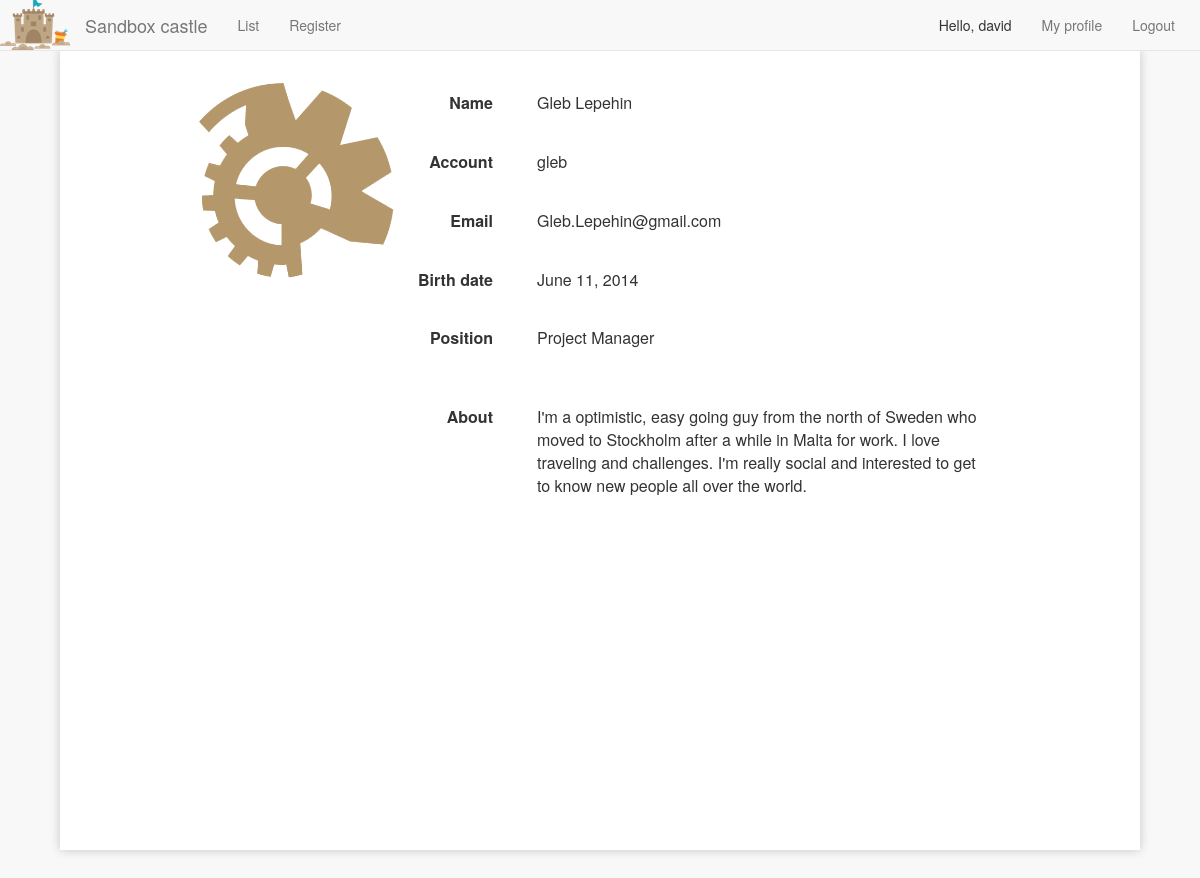
Screenshot of /user/gleb/ (signed in) with the database file from the repository.
### bug/models.py (models this page shows, shortened)
class Person(models.Model):
    account = models.CharField(max_length=30, primary_key=True)
    first_name = models.CharField(max_length=20, null=True)
    last_name = models.CharField(max_length=20, null=True)
    birthDate = models.DateField(null=True)
    email = models.CharField(max_length=40, null=True)
    sex = models.CharField(max_length=6)
    position = models.ForeignKey(Position, db_column="position", null=True)
    about = models.CharField(max_length=400, null=True)
    class Meta:
        db_table = 'person'

class Position(models.Model):
    position = models.CharField(max_length=40, primary_key=True)
    class Meta:
        db_table = 'position'
    def __unicode__(self):
        return self.position

### bug/views.py (the view, shortened to what this page needs)
# urls.py: url(r'^user/(?P<account>[a-zA-Z]+)/$', views.profile, name='profile'),
@login_required
def profile(request, account):
    if request.method == 'GET':
        positions = [row.position for row in Position.objects.all()]
        person = Person.objects.get(account=account)
        template = loader.get_template('profile.html')
        context = RequestContext(request, {
            'person': person,
            'current_profile': account,
            'positions': positions
        })
        return HttpResponse(template.render(context), content_type="text/html")

### bug/templates/profile.html (shortened to what this page needs)
{% load staticfiles %}
<html>
<head>
    <link rel="stylesheet" type="text/css" href="{% static "bower_components/bootstrap-datepicker/css/datepicker.css" %}">
    <link rel="stylesheet" type="text/css" href="{% static "bower_components/bootstrap/dist/css/bootstrap.css" %}">
    <link rel="stylesheet" type="text/css" href="{% static "js/style.css" %}">
</head>
<body>
{% include "navbar.html" with profile_page="true" current_profile=current_profile %}
<div class="container outer-big">
    <div class="container inner-big">
        <div class="col-md-2">
            <div class="row">
                <img src="{% static "img/profile.png" %}" alt="account image" style="width: 200px; height: 200px; -webkit-filter: hue-rotate(5deg) saturate(0.4);"/>
            </div>
        </div>
        <div class="col-md-10">
            <form id="edit_form">
            <dl id="user_data" class="dl-horizontal">
                <dt>Name</dt>
                <dd>
                    <span id="_firstname">{{ person.first_name }}</span> <span id="_lastname">{{ person.last_name }}</span>
                </dd>
                <dt>Account</dt>
                <dd>
                    <span id="_account">{{ person.account }}</span>
                </dd>
                <dt>Email</dt>
                <dd>
                    <span id="_email">{{ person.email }}</span>
                </dd>
                <dt>Birth date</dt>
                <dd>
                    <span id="_bday">{{ person.birthDate }}</span>
                </dd>
                <dt>Position</dt>
                <dd>
                    <span id="_position">{{ person.position }}</span>
                </dd>
                <dt style="margin-top: 20px">About</dt>
                <dd style="margin-top: 20px">
                    <span id="_about">{{ person.about }}</span>
                </dd>
            </dl>
            </form>
        </div>
    </div>
</div>
{% include "footer.html" %}
</body>
</html>

### bug/templates/navbar.html (shortened to what this page needs)
{% load staticfiles %}
<nav class="navbar navbar-default navbar-fixed-top" role="navigation">
    <a href="/" style="float: left"><img src="{% static "img/castle_logo.png" %}" alt="logo"/></a>
    <div class="navbar-header">
        <a class="navbar-brand" href="/">Sandbox castle</a>
    </div>
    <div class="collapse navbar-collapse" id="bs-example-navbar-collapse-1">
        <ul class="nav navbar-nav">
            <li {% if list_page %}class="active"{% endif %}><a href="/list">List</a></li>
            <li {% if register_page %}class="active"{% endif %}><a href="/add">Register</a></li>
        </ul>
        <ul class="nav navbar-nav navbar-right" style="margin-right: 10px;">
            {% if user.is_authenticated %}
                <li>
                    <p style="padding: 15px; margin: 0px">Hello, {{ user.username }}</p>
                </li>
                <li {% if profile_page and user.username == current_profile %}class="active"{% endif %}>
                    <a href="/user/{{ user.username }}">My profile</a>
                </li>
                <li>
                    <a href="/logout">Logout</a>
                </li>
            {% endif %}
        </ul>
    </div>
</nav>

### bug/static/js/style.css (style rules this page uses)
dt,dd { font-size: medium; font-family: "Helvetica Neue", Helvetica, Arial, sans-serif; padding: 12px; }
.container.outer-big { width: 90%; height: 100%; margin: auto; margin-top: 50px; padding-bottom: 50px; background-color: #ffffff; padding-top: 30px; box-shadow: 0 0 10px rgba(0,0,0,0.2); }
.container.inner-big { width: 80%; margin: auto; }

### rows the page displays
Person: first_name "Gleb", last_name "Lepehin", account "gleb", email "Gleb.Lepehin@gmail.com", birthDate "June 11, 2014", position "Project Manager", about "I'm a optimistic, easy going guy from the north of Sweden who moved to Stockholm after a while in Malta for work. I love traveling and challenges. I'm really social and interested to get to know new people all over the world."

### other values shown
{{ user.username }} "david"
